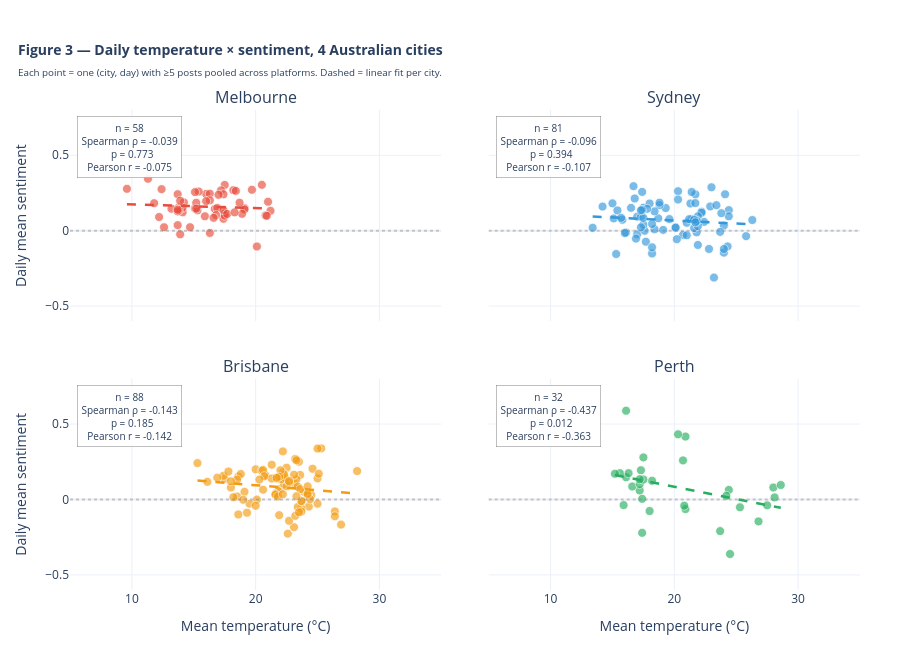

Here is the notebook cell this chart was saved with:
### Markdown cell above
## 1.4 Temperature × Sentiment per city

Are warmer days associated with more positive social media sentiment? 
We plot daily mean temperature against daily mean sentiment for each (city, day) observation, separating cities in a 2×2 layout.

Posts from Mastodon and BlueSky are pooled together to produce a city-level sentiment estimate for each day. Each panel therefore represents the overall weather–sentiment relationship within one city rather than platform-specific behaviour.

A linear fit overlays each city's observations to highlight the trend, and Spearman ρ (rank-based, robust to outliers) is reported per city.

### Code cell
"""Figure 3 — Temperature × sentiment, 4 cities (platform-agnostic)."""

fig = make_subplots(
    rows=2, cols=2,
    subplot_titles=dl.CITIES,
    shared_yaxes=True,
    shared_xaxes=True,
    horizontal_spacing=0.06,
    vertical_spacing=0.12,
)

stats_per_city = {}

for idx, city in enumerate(dl.CITIES):
    row = idx // 2 + 1
    col = idx % 2 + 1
    
    sub = city_joined[city_joined["city"] == city]
    
    if len(sub) < 3:
        stats_per_city[city] = f"n={len(sub)} (insufficient)"
        continue
    
    x = sub[TEMP_FIELD].values
    y = sub["mean_sentiment"].values
    color_hex = dl.COLORS[city]
    
    # Scatter points (city color)
    fig.add_trace(
        go.Scatter(
            x=x, y=y,
            mode="markers",
            marker=dict(
                color=color_hex,
                size=9, opacity=0.65,
                line=dict(color="white", width=0.8),
            ),
            name=city,
            showlegend=False,
            customdata=np.stack([
                sub["day"].dt.strftime("%Y-%m-%d"),
                sub["n_posts"],
            ], axis=-1),
            hovertemplate=(
                f"<b>{city}</b><br>"
                "%{customdata[0]}<br>"
                "Temp: %{x:.1f}°C<br>"
                "Sentiment: %{y:.3f}<br>"
                "Posts: %{customdata[1]}<extra></extra>"
            ),
        ),
        row=row, col=col,
    )
    
    # Linear fit
    if len(x) >= 5:
        slope, intercept = np.polyfit(x, y, 1)
        x_line = np.linspace(x.min(), x.max(), 50)
        fig.add_trace(
            go.Scatter(
                x=x_line, y=slope * x_line + intercept,
                mode="lines",
                line=dict(color=color_hex, width=2.5, dash="dash"),
                showlegend=False,
                hoverinfo="skip",
            ),
            row=row, col=col,
        )
        
        # Spearman
        rho, p_val = stats.spearmanr(x, y)
        pearson_r, _ = stats.pearsonr(x, y)
        annotation = (f"n = {len(sub)}<br>"
                      f"Spearman ρ = {rho:+.3f}<br>"
                      f"  p = {p_val:.3f}<br>"
                      f"Pearson r = {pearson_r:+.3f}")
        stats_per_city[city] = annotation
        
        fig.add_annotation(
            text=annotation,
            xref=f"x{idx+1} domain" if idx > 0 else "x domain",
            yref=f"y{idx+1} domain" if idx > 0 else "y domain",
            x=0.02, y=0.97,
            xanchor="left", yanchor="top",
            showarrow=False,
            font=dict(size=10),
            bgcolor="rgba(255,255,255,0.9)",
            bordercolor="gray", borderwidth=0.5, borderpad=4,
            row=row, col=col,
        )

# Zero line in each panel
for r_idx in range(1, 3):
    for c_idx in range(1, 3):
        fig.add_hline(y=0, line_dash="dot", line_color="gray", opacity=0.4,
                      row=r_idx, col=c_idx)
        fig.update_xaxes(range=[5, 35], row=r_idx, col=c_idx)
        fig.update_yaxes(range=[-0.6, 0.8], row=r_idx, col=c_idx)

fig.update_yaxes(title_text="Daily mean sentiment", row=1, col=1)
fig.update_yaxes(title_text="Daily mean sentiment", row=2, col=1)
fig.update_xaxes(title_text="Mean temperature (°C)", row=2, col=1)
fig.update_xaxes(title_text="Mean temperature (°C)", row=2, col=2)

fig.update_layout(
    title=dict(
        text="<b>Figure 3 — Daily temperature × sentiment, 4 Australian cities</b><br>"
             "<sub>Each point = one (city, day) with ≥5 posts pooled across platforms. "
             "Dashed = linear fit per city.</sub>",
        x=0.02, font=dict(size=14),
    ),
    template="plotly_white",
    height=650,
    margin=dict(t=110, b=60, l=70, r=40),
)
fig.show()
save_fig_plotly(fig, "rq1_fig3_temperature_sentiment_per_city", width=1400, height=650)

# Print summary
print("\n=== Spearman ρ per city: Temperature × Sentiment ===")
for city in dl.CITIES:
    print(f"\n  {city}:")
    print(f"    {stats_per_city.get(city, 'no data')}")

### Figure 1 — Plotly figure (JSON) as saved in the notebook; plotly's stock layout.template omitted (floating-point values rounded to 4 significant figures; data arrays with more than 128 entries replaced by an {"elided": "..."} marker saying what was removed)
{"data": [{"customdata": [["2026-03-14", 16], ["2026-03-15", 17], ["2026-03-16", 15], ["2026-03-17", 21], ["2026-03-18", 23], ["2026-03-19", 15], ["2026-03-20", 23], ["2026-03-21", 18], ["2026-03-22", 13], ["2026-03-23", 13], ["2026-03-24", 27], ["2026-03-25", 15], ["2026-03-26", 15], ["2026-03-27", 11], ["2026-03-28", 12], ["2026-03-29", 25], ["2026-03-30", 20], ["2026-03-31", 9], ["2026-04-01", 24], ["2026-04-02", 14], ["2026-04-03", 17], ["2026-04-04", 18], ["2026-04-05", 19], ["2026-04-06", 15], ["2026-04-07", 32], ["2026-04-08", 15], ["2026-04-09", 19], ["2026-04-10", 12], ["2026-04-11", 17], ["2026-04-12", 13], ["2026-04-13", 27], ["2026-04-14", 30], ["2026-04-15", 21], ["2026-04-16", 26], ["2026-04-17", 22], ["2026-04-18", 22], ["2026-04-19", 20], ["2026-04-20", 33], ["2026-04-21", 27], ["2026-04-22", 25], ["2026-04-23", 31], ["2026-04-24", 33], ["2026-04-25", 19], ["2026-04-26", 22], ["2026-04-27", 26], ["2026-04-28", 23], ["2026-04-29", 20], ["2026-04-30", 28], ["2026-05-06", 130], ["2026-05-07", 38], ["2026-05-08", 73], ["2026-05-09", 416], ["2026-05-10", 422], ["2026-05-11", 431], ["2026-05-12", 424], ["2026-05-13", 429], ["2026-05-14", 407], ["2026-05-15", 408]], "hovertemplate": "<b>Melbourne</b><br>%{customdata[0]}<br>Temp: %{x:.1f}°C<br>Sentiment: %{y:.3f}<br>Posts: %{customdata[1]}<extra></extra>", "marker": {"color": "#e74c3c", "line": {"color": "white", "width": 0.8}, "opacity": 0.65, "size": 9}, "mode": "markers", "name": "Melbourne", "showlegend": false, "type": "scatter", "x": [16, 18.2, 17.5, 17.4, 16.7, 17.5, 16.3, 16.9, 21.2, 20.8, 21, 20.1, 14.1, 13.8, 15.4, 16.3, 18.4, 20.9, 20.5, 17.5, 15.1, 14.2, 16.3, 17.2, 16.8, 14.7, 19.1, 15.3, 11.8, 12.6, 15.1, 16, 15.9, 17.4, 13.7, 12.4, 11.3, 14.1, 17.4, 19.1, 18.9, 17.7, 18.3, 19.7, 15.2, 17, 16.6, 18.7, 13.7, 9.6, 13.9, 13.9, 13.8, 12.2, 13.2, 13.7, 13.7, 15.2], "xaxis": "x", "y": [0.2435, 0.2687, 0.1143, 0.07897, 0.1445, 0.1001, -0.01502, 0.1505, 0.1317, 0.1007, 0.1916, -0.1049, 0.1219, 0.154, 0.2593, 0.2452, 0.2638, 0.09846, 0.304, 0.3033, 0.1471, 0.1877, 0.2012, 0.2671, 0.1031, 0.02288, 0.1495, 0.135, 0.1822, 0.02259, 0.2559, 0.1957, 0.09559, 0.1365, 0.242, 0.2753, 0.3443, 0.1536, 0.2412, 0.1412, 0.1117, 0.111, 0.1214, 0.2711, 0.1849, 0.2376, 0.08536, 0.1852, 0.03677, 0.2776, -0.02417, 0.1986, 0.1346, 0.09063, 0.1457, 0.128, 0.139, 0.1462], "yaxis": "y"}, {"hoverinfo": "skip", "line": {"color": "#e74c3c", "dash": "dash", "width": 2.5}, "mode": "lines", "showlegend": false, "type": "scatter", "x": [9.6, 9.837, 10.07, 10.31, 10.55, 10.78, 11.02, 11.26, 11.49, 11.73, 11.97, 12.2, 12.44, 12.68, 12.91, 13.15, 13.39, 13.62, 13.86, 14.1, 14.33, 14.57, 14.81, 15.04, 15.28, 15.52, 15.76, 15.99, 16.23, 16.47, 16.7, 16.94, 17.18, 17.41, 17.65, 17.89, 18.12, 18.36, 18.6, 18.83, 19.07, 19.31, 19.54, 19.78, 20.02, 20.25, 20.49, 20.73, 20.96, 21.2], "xaxis": "x", "y": [0.1756, 0.175, 0.1744, 0.1739, 0.1733, 0.1727, 0.1721, 0.1715, 0.1709, 0.1703, 0.1697, 0.1691, 0.1685, 0.1679, 0.1673, 0.1667, 0.1662, 0.1656, 0.165, 0.1644, 0.1638, 0.1632, 0.1626, 0.162, 0.1614, 0.1608, 0.1602, 0.1596, 0.159, 0.1585, 0.1579, 0.1573, 0.1567, 0.1561, 0.1555, 0.1549, 0.1543, 0.1537, 0.1531, 0.1525, 0.1519, 0.1513, 0.1508, 0.1502, 0.1496, 0.149, 0.1484, 0.1478, 0.1472, 0.1466], "yaxis": "y"}, {"customdata": {"elided": "81x2 mixed values"}, "hovertemplate": "<b>Sydney</b><br>%{customdata[0]}<br>Temp: %{x:.1f}°C<br>Sentiment: %{y:.3f}<br>Posts: %{customdata[1]}<extra></extra>", "marker": {"color": "#3498db", "line": {"color": "white", "width": 0.8}, "opacity": 0.65, "size": 9}, "mode": "markers", "name": "Sydney", "showlegend": false, "type": "scatter", "x": [24, 24.3, 25.8, 26.3, 24.4, 24.4, 24, 22.2, 21.7, 22.2, 22.4, 23.2, 22.8, 24.1, 23.8, 24, 23.7, 21.4, 21.4, 21.8, 23, 21.9, 19.3, 19.6, 20.3, 21.6, 22.9, 21, 21.3, 21.7, 21.2, 21.9, 21.8, 21.8, 21.6, 21.7, 15.3, 17, 17.7, 18.4, 18.8, 20.1, 20.7, 20.2, 18.7, 18.2, 16.9, 20.1, 21, 21.9, 23.4, 20.3, 16.1, 17, 17.3, 17.6, 19.1, 18.8, 15.1, 15, 16, 16.7, 17.5, 17.5, 18.2, 18.2, 17.5, 16.8, 17.3, 17.4, 18.4, 15.8, 13.4, 14.2, 15.4, 15.7, 18, 17.8, 17.4, 17.3, 16.5], "xaxis": "x2", "y": [-0.1457, -0.1042, -0.03624, 0.07062, 0.1363, 0.09527, -0.1213, 0.1259, 0.2409, 0.1186, 0.05858, -0.3107, -0.1211, 0.2413, 0.116, 0.03426, -0.007938, 0.2565, 0.07707, -0.0109, 0.2877, 0.09521, 0.1501, 0.07701, 0.2615, 0.01738, 0.1608, 0.05226, 0.1801, 0.1829, 0.0765, 0.03014, 0.06099, 0.06562, 0.07276, 0.05531, -0.1546, -0.02351, -0.07315, 0.009819, 0.1694, 0.02355, -0.02835, -0.05642, 0.08199, -0.1511, -0.05258, 0.01909, -0.03037, -0.0946, 0.1692, 0.2064, -0.01267, 0.09283, 0.09144, -0.0005583, 0.0052, 0.1857, 0.08135, 0.181, -0.01533, 0.2951, 0.03988, 0.08516, 0.04468, -0.1106, 0.1524, 0.2133, 0.02207, 0.2569, 0.128, 0.07223, 0.01922, 0.1598, 0.1341, 0.08525, 0.18, 0.1447, 0.1374, 0.1345, 0.1512], "yaxis": "y2"}, {"hoverinfo": "skip", "line": {"color": "#3498db", "dash": "dash", "width": 2.5}, "mode": "lines", "showlegend": false, "type": "scatter", "x": [13.4, 13.66, 13.93, 14.19, 14.45, 14.72, 14.98, 15.24, 15.51, 15.77, 16.03, 16.3, 16.56, 16.82, 17.09, 17.35, 17.61, 17.88, 18.14, 18.4, 18.67, 18.93, 19.19, 19.46, 19.72, 19.98, 20.24, 20.51, 20.77, 21.03, 21.3, 21.56, 21.82, 22.09, 22.35, 22.61, 22.88, 23.14, 23.4, 23.67, 23.93, 24.19, 24.46, 24.72, 24.98, 25.25, 25.51, 25.77, 26.04, 26.3], "xaxis": "x2", "y": [0.09447, 0.09339, 0.09231, 0.09123, 0.09015, 0.08907, 0.08799, 0.08691, 0.08583, 0.08475, 0.08367, 0.08259, 0.08151, 0.08043, 0.07935, 0.07828, 0.0772, 0.07612, 0.07504, 0.07396, 0.07288, 0.0718, 0.07072, 0.06964, 0.06856, 0.06748, 0.0664, 0.06532, 0.06424, 0.06316, 0.06208, 0.06101, 0.05993, 0.05885, 0.05777, 0.05669, 0.05561, 0.05453, 0.05345, 0.05237, 0.05129, 0.05021, 0.04913, 0.04805, 0.04697, 0.04589, 0.04482, 0.04374, 0.04266, 0.04158], "yaxis": "y2"}, {"customdata": {"elided": "88x2 mixed values"}, "hovertemplate": "<b>Brisbane</b><br>%{customdata[0]}<br>Temp: %{x:.1f}°C<br>Sentiment: %{y:.3f}<br>Posts: %{customdata[1]}<extra></extra>", "marker": {"color": "#f39c12", "line": {"color": "white", "width": 0.8}, "opacity": 0.65, "size": 9}, "mode": "markers", "name": "Brisbane", "showlegend": false, "type": "scatter", "x": [23.2, 24.3, 25, 25, 25.3, 26.4, 26.9, 26.4, 28.2, 23.5, 22, 20, 22, 22.3, 25, 24.5, 23.9, 23.7, 24.6, 24.2, 23.4, 23.6, 23.2, 23.3, 23.3, 23.7, 25.1, 22.6, 21.8, 23.7, 23.1, 24.4, 23.7, 22.5, 21.7, 22.2, 22.7, 22.5, 21.6, 22.2, 22.1, 22.4, 22.7, 23.2, 23.4, 19.1, 21.6, 20.5, 22.3, 21.8, 21.3, 22.2, 21.9, 20.8, 22, 23.5, 23.6, 23.1, 24.2, 24.2, 20.6, 20.6, 21.3, 21.9, 22.7, 23.3, 21.7, 20.7, 20.1, 19.3, 19.5, 18.6, 17.5, 18.5, 18, 18.2, 19, 18.6, 20.3, 20, 15.3, 16.1, 17.4, 18.8, 18.5, 18, 16.9, 17.8], "xaxis": "x3", "y": [0.103, -0.04696, -0.02798, 0.1399, 0.3387, -0.0792, -0.1666, -0.1114, 0.1883, 0.2505, 0.1332, 0.1996, 0.06979, 0.103, 0.3375, 0.02918, 0.05061, -0.05868, 0.2035, 0.0278, -0.04981, 0.1626, 0.269, 0.1343, 0.2601, -0.008786, 0.1711, -0.2264, 0.0559, -0.08005, -0.1835, 0.001388, -0.01102, 0.08789, 0.1391, 0.3188, -0.1412, 0.2107, 0.03558, 0.1794, 0.1363, 0.1424, 0.1137, -0.1084, 0.0851, 0.05047, 0.03185, 0.1901, 0.1648, 0.01988, 0.2304, 0.0346, -0.1039, 0.1596, 0.1935, -0.08525, 0.0687, 0.1644, 0.03734, 0.0872, 0.06492, 0.1956, 0.1393, 0.151, 0.1226, 0.02153, 0.1438, 0.1541, -0.00075, -0.08763, -0.0277, -0.09935, 0.1377, 0.01947, 0.07951, 0.01515, -0.0017, 0.1523, 0.1318, -0.04163, 0.2412, 0.1168, 0.1571, 0.169, 0.1315, 0.1206, 0.1447, 0.1855], "yaxis": "y3"}, {"hoverinfo": "skip", "line": {"color": "#f39c12", "dash": "dash", "width": 2.5}, "mode": "lines", "showlegend": false, "type": "scatter", "x": [15.3, 15.56, 15.83, 16.09, 16.35, 16.62, 16.88, 17.14, 17.41, 17.67, 17.93, 18.2, 18.46, 18.72, 18.99, 19.25, 19.51, 19.78, 20.04, 20.3, 20.57, 20.83, 21.09, 21.36, 21.62, 21.88, 22.14, 22.41, 22.67, 22.93, 23.2, 23.46, 23.72, 23.99, 24.25, 24.51, 24.78, 25.04, 25.3, 25.57, 25.83, 26.09, 26.36, 26.62, 26.88, 27.15, 27.41, 27.67, 27.94, 28.2], "xaxis": "x3", "y": [0.126, 0.1242, 0.1224, 0.1207, 0.1189, 0.1171, 0.1154, 0.1136, 0.1118, 0.1101, 0.1083, 0.1065, 0.1048, 0.103, 0.1012, 0.09947, 0.09771, 0.09594, 0.09418, 0.09241, 0.09064, 0.08888, 0.08711, 0.08535, 0.08358, 0.08181, 0.08005, 0.07828, 0.07652, 0.07475, 0.07299, 0.07122, 0.06945, 0.06769, 0.06592, 0.06416, 0.06239, 0.06062, 0.05886, 0.05709, 0.05533, 0.05356, 0.0518, 0.05003, 0.04826, 0.0465, 0.04473, 0.04297, 0.0412, 0.03943], "yaxis": "y3"}, {"customdata": [["2026-01-29", 7], ["2026-02-08", 6], ["2026-02-16", 5], ["2026-02-18", 5], ["2026-03-02", 5], ["2026-03-04", 8], ["2026-03-06", 8], ["2026-03-09", 5], ["2026-03-12", 7], ["2026-03-15", 6], ["2026-03-16", 5], ["2026-03-17", 9], ["2026-03-19", 6], ["2026-03-29", 5], ["2026-04-04", 6], ["2026-04-07", 5], ["2026-04-09", 7], ["2026-04-18", 6], ["2026-04-19", 5], ["2026-04-24", 5], ["2026-04-28", 8], ["2026-04-29", 5], ["2026-05-06", 45], ["2026-05-07", 8], ["2026-05-08", 42], ["2026-05-09", 99], ["2026-05-10", 95], ["2026-05-11", 183], ["2026-05-12", 155], ["2026-05-13", 126], ["2026-05-14", 174], ["2026-05-15", 145]], "hovertemplate": "<b>Perth</b><br>%{customdata[0]}<br>Temp: %{x:.1f}°C<br>Sentiment: %{y:.3f}<br>Posts: %{customdata[1]}<extra></extra>", "marker": {"color": "#27ae60", "line": {"color": "white", "width": 0.8}, "opacity": 0.65, "size": 9}, "mode": "markers", "name": "Perth", "showlegend": false, "type": "scatter", "x": [25.3, 26.8, 20.9, 24.5, 20.7, 28, 28.1, 24.4, 20.8, 23.7, 24.2, 27.5, 28.6, 20.9, 20.3, 17.2, 17.4, 18, 16.1, 15.9, 16.6, 17.3, 16.1, 16.3, 17.4, 17.5, 17.2, 18.2, 17.5, 17.2, 15.6, 15.2], "xaxis": "x4", "y": [-0.05179, -0.1453, -0.06372, -0.3615, 0.2589, 0.07955, 0.0138, 0.06364, -0.04084, -0.2095, 0.02432, -0.03877, 0.09598, 0.417, 0.4319, 0.0592, 0.0042, -0.07655, 0.5885, -0.03712, 0.08614, 0.1936, 0.1471, 0.1747, -0.2212, 0.2789, 0.1019, 0.1239, 0.1322, 0.1346, 0.1747, 0.1709], "yaxis": "y4"}, {"hoverinfo": "skip", "line": {"color": "#27ae60", "dash": "dash", "width": 2.5}, "mode": "lines", "showlegend": false, "type": "scatter", "x": [15.2, 15.47, 15.75, 16.02, 16.29, 16.57, 16.84, 17.11, 17.39, 17.66, 17.93, 18.21, 18.48, 18.76, 19.03, 19.3, 19.58, 19.85, 20.12, 20.4, 20.67, 20.94, 21.22, 21.49, 21.76, 22.04, 22.31, 22.58, 22.86, 23.13, 23.4, 23.68, 23.95, 24.22, 24.5, 24.77, 25.04, 25.32, 25.59, 25.87, 26.14, 26.41, 26.69, 26.96, 27.23, 27.51, 27.78, 28.05, 28.33, 28.6], "xaxis": "x4", "y": [0.1618, 0.1574, 0.153, 0.1486, 0.1441, 0.1397, 0.1353, 0.1309, 0.1264, 0.122, 0.1176, 0.1132, 0.1087, 0.1043, 0.0999, 0.09547, 0.09105, 0.08663, 0.0822, 0.07778, 0.07336, 0.06894, 0.06451, 0.06009, 0.05567, 0.05124, 0.04682, 0.0424, 0.03797, 0.03355, 0.02913, 0.0247, 0.02028, 0.01586, 0.01143, 0.007011, 0.002588, -0.001835, -0.006258, -0.01068, -0.0151, -0.01953, -0.02395, -0.02837, -0.0328, -0.03722, -0.04164, -0.04607, -0.05049, -0.05491], "yaxis": "y4"}], "layout": {"annotations": [{"font": {"size": 16}, "showarrow": false, "text": "Melbourne", "x": 0.235, "xanchor": "center", "xref": "paper", "y": 1, "yanchor": "bottom", "yref": "paper"}, {"font": {"size": 16}, "showarrow": false, "text": "Sydney", "x": 0.765, "xanchor": "center", "xref": "paper", "y": 1, "yanchor": "bottom", "yref": "paper"}, {"font": {"size": 16}, "showarrow": false, "text": "Brisbane", "x": 0.235, "xanchor": "center", "xref": "paper", "y": 0.44, "yanchor": "bottom", "yref": "paper"}, {"font": {"size": 16}, "showarrow": false, "text": "Perth", "x": 0.765, "xanchor": "center", "xref": "paper", "y": 0.44, "yanchor": "bottom", "yref": "paper"}, {"bgcolor": "rgba(255,255,255,0.9)", "bordercolor": "gray", "borderpad": 4, "borderwidth": 0.5, "font": {"size": 10}, "showarrow": false, "text": "n = 58<br>Spearman ρ = -0.039<br>  p = 0.773<br>Pearson r = -0.075", "x": 0.02, "xanchor": "left", "xref": "x domain", "y": 0.97, "yanchor": "top", "yref": "y domain"}, {"bgcolor": "rgba(255,255,255,0.9)", "bordercolor": "gray", "borderpad": 4, "borderwidth": 0.5, "font": {"size": 10}, "showarrow": false, "text": "n = 81<br>Spearman ρ = -0.096<br>  p = 0.394<br>Pearson r = -0.107", "x": 0.02, "xanchor": "left", "xref": "x2 domain", "y": 0.97, "yanchor": "top", "yref": "y2 domain"}, {"bgcolor": "rgba(255,255,255,0.9)", "bordercolor": "gray", "borderpad": 4, "borderwidth": 0.5, "font": {"size": 10}, "showarrow": false, "text": "n = 88<br>Spearman ρ = -0.143<br>  p = 0.185<br>Pearson r = -0.142", "x": 0.02, "xanchor": "left", "xref": "x3 domain", "y": 0.97, "yanchor": "top", "yref": "y3 domain"}, {"bgcolor": "rgba(255,255,255,0.9)", "bordercolor": "gray", "borderpad": 4, "borderwidth": 0.5, "font": {"size": 10}, "showarrow": false, "text": "n = 32<br>Spearman ρ = -0.437<br>  p = 0.012<br>Pearson r = -0.363", "x": 0.02, "xanchor": "left", "xref": "x4 domain", "y": 0.97, "yanchor": "top", "yref": "y4 domain"}], "height": 650, "margin": {"b": 60, "l": 70, "r": 40, "t": 110}, "shapes": [{"line": {"color": "gray", "dash": "dot"}, "opacity": 0.4, "type": "line", "x0": 0, "x1": 1, "xref": "x domain", "y0": 0, "y1": 0, "yref": "y"}, {"line": {"color": "gray", "dash": "dot"}, "opacity": 0.4, "type": "line", "x0": 0, "x1": 1, "xref": "x2 domain", "y0": 0, "y1": 0, "yref": "y2"}, {"line": {"color": "gray", "dash": "dot"}, "opacity": 0.4, "type": "line", "x0": 0, "x1": 1, "xref": "x3 domain", "y0": 0, "y1": 0, "yref": "y3"}, {"line": {"color": "gray", "dash": "dot"}, "opacity": 0.4, "type": "line", "x0": 0, "x1": 1, "xref": "x4 domain", "y0": 0, "y1": 0, "yref": "y4"}], "title": {"font": {"size": 14}, "text": "<b>Figure 3 — Daily temperature × sentiment, 4 Australian cities</b><br><sub>Each point = one (city, day) with ≥5 posts pooled across platforms. Dashed = linear fit per city.</sub>", "x": 0.02}, "xaxis": {"anchor": "y", "domain": [0, 0.47], "matches": "x3", "range": [5, 35], "showticklabels": false}, "xaxis2": {"anchor": "y2", "domain": [0.53, 1], "matches": "x4", "range": [5, 35], "showticklabels": false}, "xaxis3": {"anchor": "y3", "domain": [0, 0.47], "range": [5, 35], "title": {"text": "Mean temperature (°C)"}}, "xaxis4": {"anchor": "y4", "domain": [0.53, 1], "range": [5, 35], "title": {"text": "Mean temperature (°C)"}}, "yaxis": {"anchor": "x", "domain": [0.56, 1], "range": [-0.6, 0.8], "title": {"text": "Daily mean sentiment"}}, "yaxis2": {"anchor": "x2", "domain": [0.56, 1], "matches": "y", "range": [-0.6, 0.8], "showticklabels": false}, "yaxis3": {"anchor": "x3", "domain": [0, 0.44], "range": [-0.6, 0.8], "title": {"text": "Daily mean sentiment"}}, "yaxis4": {"anchor": "x4", "domain": [0, 0.44], "matches": "y3", "range": [-0.6, 0.8], "showticklabels": false}}}
